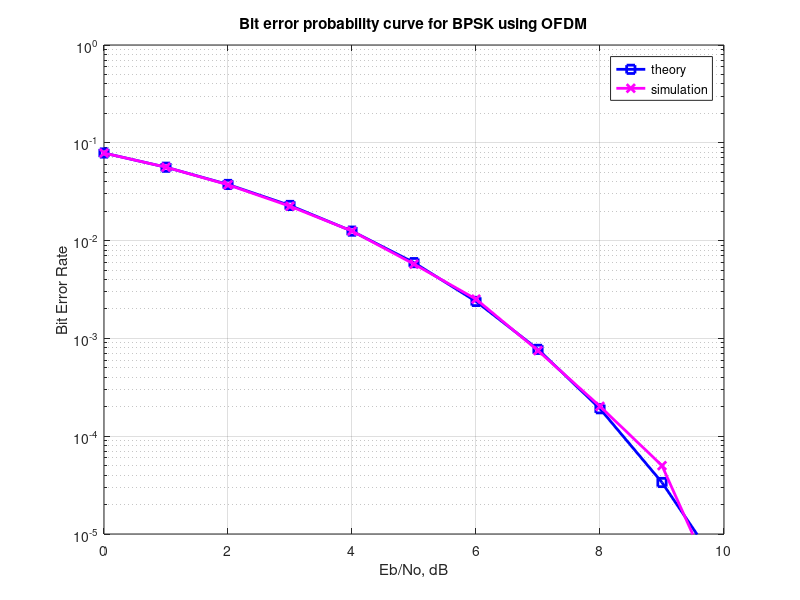

The MATLAB source for this figure:
clear all
nFFT = 64; % fft size
nDSC = 52; % number of data subcarriers
nBitPerSym = 52; % number of bits per OFDM symbol (same as the number of subcarriers for BPSK)
nSym = 10^4; % number of symbols

EbN0dB = [0:10]; % bit to noise ratio
EsN0dB = EbN0dB + 10*log10(nDSC/nFFT) + 10*log10(64/80); % converting to symbol to noise ratio

for ii = 1:length(EbN0dB)

   % Transmitter
   ipBit = rand(1,nBitPerSym*nSym) > 0.5; % random 1's and 0's
   ipMod = 2*ipBit-1; % BPSK modulation 0 --> -1, 1 --> +1
   ipMod = reshape(ipMod,nBitPerSym,nSym).'; % grouping into multiple symbolsa

   % Assigning modulated symbols to subcarriers from [-26 to -1, +1 to +26]
   xF = [zeros(nSym,6) ipMod(:,[1:nBitPerSym/2]) zeros(nSym,1) ipMod(:,[nBitPerSym/2+1:nBitPerSym]) zeros(nSym,5)] ;
   
   % Taking FFT, the term (nFFT/sqrt(nDSC)) is for normalizing the power of transmit symbol to 1 
   xt = (nFFT/sqrt(nDSC))*ifft(fftshift(xF.')).';

   % Appending cylic prefix
   xt = [xt(:,[49:64]) xt];

   % Concatenating multiple symbols to form a long vector
   xt = reshape(xt.',1,nSym*80);


   % Gaussian noise of unit variance, 0 mean
   nt = 1/sqrt(2)*[randn(1,nSym*80) + j*randn(1,nSym*80)];

   % Adding noise, the term sqrt(80/64) is to account for the wasted energy due to cyclic prefix
   yt = sqrt(80/64)*xt + 10^(-EsN0dB(ii)/20)*nt;

   % Receiver
   yt = reshape(yt.',80,nSym).'; % formatting the received vector into symbols
   yt = yt(:,[17:80]); % removing cyclic prefix

   % converting to frequency domain
   yF = (sqrt(nDSC)/nFFT)*fftshift(fft(yt.')).'; 
   yMod = yF(:,[6+[1:nBitPerSym/2] 7+[nBitPerSym/2+1:nBitPerSym] ]); 

   % BPSK demodulation
   % +ve value --> 1, -ve value --> -1
   ipModHat = 2*floor(real(yMod/2)) + 1;
   ipModHat(find(ipModHat>1)) = +1;
   ipModHat(find(ipModHat<-1)) = -1;

   % converting modulated values into bits
   ipBitHat = (ipModHat+1)/2;
   ipBitHat = reshape(ipBitHat.',nBitPerSym*nSym,1).';

   % counting the errors
   nErr(ii) = size(find(ipBitHat - ipBit),2);

end

simBer = nErr/(nSym*nBitPerSym);
theoryBer = (1/2)*erfc(sqrt(10.^(EbN0dB/10)));

close all; figure
semilogy(EbN0dB,theoryBer,'bs-','LineWidth',2);
hold on
semilogy(EbN0dB,simBer,'mx-','LineWidth',2);
axis([0 10 10^-5 1])
grid on
legend('theory', 'simulation');
xlabel('Eb/No, dB')
ylabel('Bit Error Rate')
title('Bit error probability curve for BPSK using OFDM')

